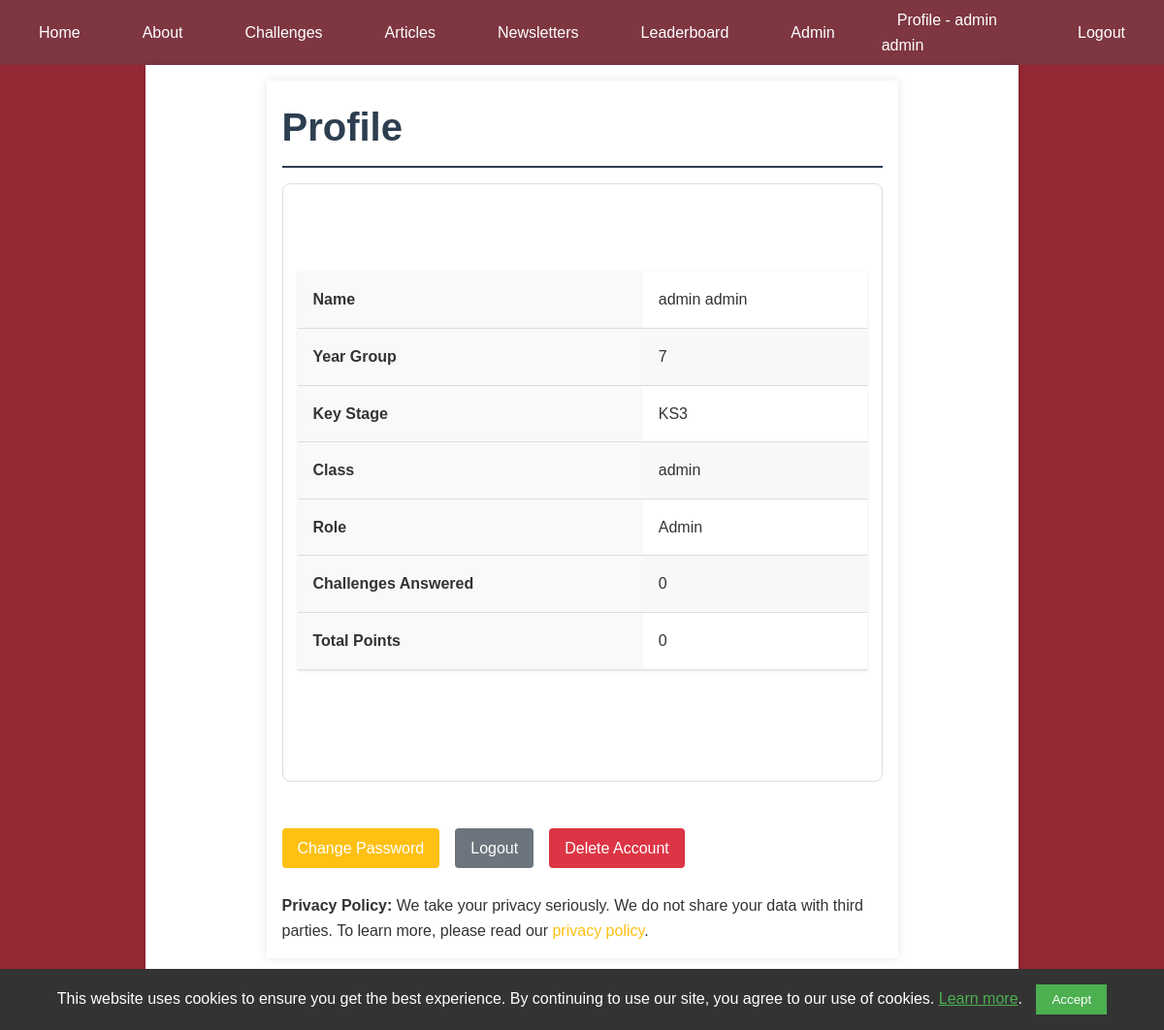
The app's page /profile/ (signed in) with its own data.
### app/models.py (models this page shows, shortened)
class User(UserMixin, db.Model):
    __tablename__ = "users"
    id = db.Column(db.Integer, primary_key=True)
    full_name = db.Column(db.String(100), nullable=False, index=True)
    year = db.Column(db.Integer)
    maths_class = db.Column(db.String(100))
    password_hash = db.Column(db.String(128))
    is_admin = db.Column(db.Boolean, default=False, nullable=False)
    key_stage = db.Column(db.String(3), nullable=False, index=True)
    school_id = db.Column(db.Integer, db.ForeignKey('school.id'), nullable=True, index=True)
    user_type = db.Column(db.String(20), default='ucgs', nullable=False)
    is_competition_participant = db.Column(db.Boolean, default=False, nullable=False)
    submissions = db.relationship(
        "AnswerSubmission",
        back_populates="user",
        lazy="dynamic",
        cascade="all, delete-orphan"
    )
    articles = db.relationship(
        "Article",
        back_populates="author",
        lazy="dynamic",
        cascade="all, save-update"
    )

### app/profile/routes.py (the view)
@bp.route("/")  # Changed from '/profile' to '/' since we're using url_prefix
@login_required
def profile():
    leaderboard_entries = LeaderboardEntry.query.filter_by(user_id=current_user.id).all()
    length = len(leaderboard_entries)
    total_score = sum(entry.score for entry in leaderboard_entries)
    return render_template(
        "profile/main_profile.html",
        title="Profile",
        leaderboard_entries_count=length,
        total_score=total_score
    )

### app/__init__.py (called while the page is built)
def initialize_extensions(app):
    ckeditor.init_app(app)
    db.init_app(app)
    login_manager.init_app(app)
    migrate.init_app(app, db, render_as_batch=True)
    from app.models import User
    @login_manager.user_loader
    def load_user(user_id):
        return User.query.get(int(user_id))

### app/templates/profile/main_profile.html
{% extends "base.html" %}
{% block content %}
<main>
    <h1 class="challenge-title">Profile</h1>
    <div class="challenge-card">
        <div class="challenge-content">
            <table>
                <tr>
                    <th>Name</th>
                    <td>{{ current_user.full_name }} </td>
                </tr>
                <tr>
                    <th>Year Group</th>
                    <td>{{ current_user.year }}</td>
                </tr>
                <tr>
                    <th>Key Stage</th>
                    <td>{{ current_user.key_stage }}</td>
                </tr>
                <tr>
                    <th>Class</th>
                    <td>{{ current_user.maths_class }}</td>
                </tr>
                <tr>
                    <th>Role</th>
                    <td>{{ 'Admin' if current_user.is_admin else 'User' }}</td>
                </tr>
                <tr>
                    <th>Challenges Answered</th>
                    <td>{{ leaderboard_entries_count if leaderboard_entries_count else '0' }}</td>
                </tr>
                <tr>
                    <th>Total Points</th>
                    <td>{{ total_score }}</td>
                </tr>
            </table>
        </div>
    </div>
    <div class="challenge-actions">
        <a href="{{ url_for('profile.change_password') }}" class="button">
            Change Password
        </a>
        <a href="{{ url_for('auth.logout') }}" class="button button-secondary">
            Logout
        </a>
        <a href="{{ url_for('profile.delete_account') }}" class="button button-danger" onclick="return confirm('Are you sure you want to delete your account? This action cannot be undone.');">
            Delete Account
        </a>
    </div>
    <br>
    <div class="privacy-policy">
        <p>
            <strong>Privacy Policy:</strong> We take your privacy seriously. We do not share your data with third parties. To learn more, please read our <a href="{{ url_for('main.privacy_policy') }}">privacy policy</a>.
        </p>
</main>
{% endblock %}

### app/templates/base.html (shortened to what this page needs)
<!DOCTYPE html>
<html lang="en">
    <head>
        <link rel="stylesheet" href="{{ url_for('static', filename='css/main.css') }}">
        <link rel="stylesheet" href="https://cdnjs.cloudflare.com/ajax/libs/mathquill/0.10.1/mathquill.min.css">
</head>
<body>
    <header>
        <nav>
            <ul class="nav-menu">
                <li><a href="{{ url_for('main.home') }}">Home</a></li>
                <li><a href="{{ url_for('main.about') }}">About</a></li>
                <li><a href="{{ url_for('main.challenges') }}">Challenges</a></li>
                <li><a href="{{ url_for('main.articles') }}">Articles</a></li>
                <li><a href="{{ url_for('main.newsletters') }}">Newsletters</a></li>
                <li><a href="{{ url_for('main.leaderboard') }}">Leaderboard</a></li>
                {% if current_user.is_anonymous %}
                    <li><a href="{{ url_for('auth.login') }}">Login</a></li>
                    <li><a href="{{ url_for('auth.register') }}">Register</a></li>
                {% else %}
                    {% if current_user.is_admin %}
                        <li><a href="{{ url_for('admin.admin_index') }}">Admin</a></li>
                    {% endif %}
                    <li><a href="{{ url_for('profile.profile') }}">Profile - {{current_user.full_name }}</a></li>
                    <li><a href="{{ url_for('auth.logout') }}">Logout</a></li>
                {% endif %}
            </ul>
        </nav>
    </header>
    <main>
        {% block content %}{% endblock %}
    </main>
    <footer>
        <p>&copy; 2025 UCGS Mathematics Society</p>
    </footer>
<div id="cookie-consent-banner" class="cookie-banner">
    <p>
        This website uses cookies to ensure you get the best experience. By continuing to use our site, you agree to our use of cookies.
        <a href="{{ url_for('main.privacy_policy') }}">Learn more</a>.
    </p>
    <button id="accept-cookies" class="cookie-button">Accept</button>
</div>
</body>
</html>

### app/static/css/main.css (style rules this page uses)
* { margin: 0; padding: 0; box-sizing: border-box; }
body { font-family: Arial, sans-serif; line-height: 1.6; color: #333; background-color: #962835; min-height: 100vh; display: flex; flex-direction: column; }
header { padding: 0; }
main, footer { padding: 1rem; }
main { width: 75%; margin: 0 auto; background-color: #fff; box-shadow: 0 0 10px rgba(0, 0, 0, 0.1); min-height: calc(120vh - 120px); }
h1, h2, h3 { margin-bottom: 1rem; color: #2c3e50; }
h1 { font-size: 2.5rem; border-bottom: 2px solid #2c3e50; padding-bottom: 0.5rem; }
nav { width: 100%; margin: 0; padding: 0; }
nav ul { list-style-type: none; display: flex; justify-content: center; align-items: center; background-color: #7e3641; padding: 0.5rem; margin: 0; width: 100%; box-sizing: border-box; }
nav ul li { margin: 0 1rem; }
nav ul li a { color: #fff; text-decoration: none; padding: 0.5rem 1rem; border-radius: 4px; transition: background-color 0.3s; }
a { color: rgb(254, 192, 19); text-decoration: none; }
.button { display: inline-block; padding: 0.5rem 1rem; background-color: rgb(254, 192, 19); color: #fff; text-decoration: none; border-radius: 4px; transition: background-color 0.3s; margin-top: 1rem; }
table { width: 100%; border-collapse: collapse; margin-bottom: 1rem; }
th, td { padding: 0.75rem; text-align: left; border-bottom: 1px solid #ddd; }
th { background-color: #f2f2f2; font-weight: bold; }
tr:nth-child(even) { background-color: #f8f8f8; }
footer { text-align: center; padding: 1rem; background-color: #333; color: #fff; margin-top: auto; }
.challenge-card { border: 1px solid #ddd; border-radius: 8px; padding: 15px; transition: transform 0.2s, box-shadow 0.2s; }
.challenge-content { white-space: pre-wrap; word-wrap: break-word; overflow-wrap: break-word; }
.challenge-title { margin-bottom: 1rem; }
.challenge-content { margin-bottom: 2rem; }
.button-secondary { background-color: #6c757d; color: #fff; padding: 0.5rem 1rem; border: none; border-radius: 4px; cursor: pointer; text-decoration: none; display: inline-block; transition: background-color 0.3s; margin-top: 1rem; }
.button-danger { background-color: #dc3545; color: #fff; padding: 0.5rem 1rem; border: none; border-radius: 4px; cursor: pointer; transition: background-color 0.3s; }
.challenge-actions { margin-top: 2rem; display: flex; gap: 1rem; justify-content: flex-start; }
table { margin-top: 1.5rem; box-shadow: 0 1px 3px rgba(0, 0, 0, 0.1); }
th, td { padding: 1rem; }
th { background-color: #f8f9fa; font-weight: 600; }
.cookie-banner { position: fixed; bottom: 0; left: 0; width: 100%; background-color: #333; color: #fff; padding: 1rem; display: none; z-index: 1000; text-align: center; }
.cookie-banner p { margin: 0; display: inline; }
.cookie-banner a { color: #4CAF50; text-decoration: underline; }
.cookie-button { background-color: #4CAF50; color: white; border: none; padding: 0.5rem 1rem; margin-left: 10px; cursor: pointer; }

### records on screen
User: full_name "admin admin", year "7", key_stage "KS3", maths_class "admin", is_admin "Admin"

### other values on screen
{{ leaderboard_entries_count if leaderboard_entries_count else '0' }} "0"
{{ total_score }} "0"
